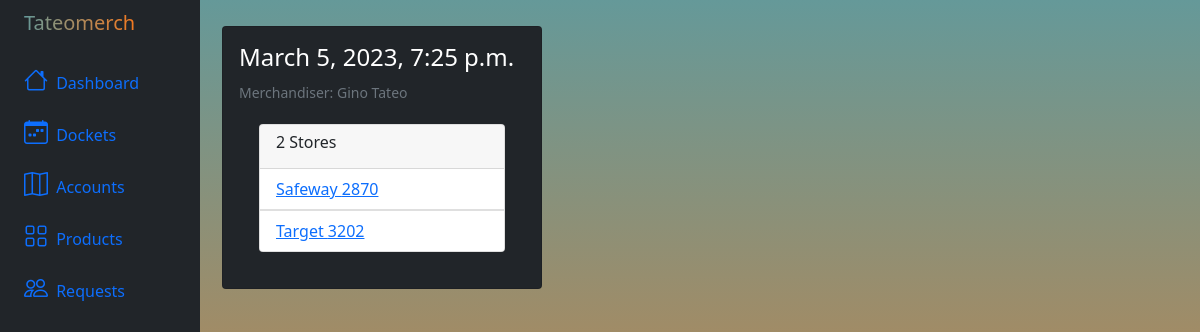
The page /merch/docket/108/ (signed in) on the database its author committed.
### merch/models.py (models this page shows, shortened)
class Docket(models.Model):
    user = models.ForeignKey(settings.AUTH_USER_MODEL, on_delete=models.CASCADE, related_name="docket_user")
    store_list = models.ManyToManyField(StoreListItem, related_name="docket_store")
    merch_list = models.ManyToManyField(Merch, related_name="docket_merch")
    planDate = models.DateField(blank=True, null=True)
    startDate = models.DateTimeField(auto_now_add=True)
    startBool = models.BooleanField(default=True)
    completeDate = models.DateTimeField(blank=True, null=True)
    completeBool = models.BooleanField(default=False)

class Merch(models.Model):
    user = models.ForeignKey(settings.AUTH_USER_MODEL, on_delete=models.CASCADE, related_name="user")
    store = models.ForeignKey(Store, on_delete=models.CASCADE, related_name="store")
    OOS = models.ManyToManyField(Item, blank=True, null=True, related_name='OOS')
    worked_cases = models.ManyToManyField(OrderItem, blank=True, null=True)
    startDate = models.DateTimeField(auto_now_add=True)
    startBool = models.BooleanField(default=True)
    completeDate = models.DateTimeField(blank=True, null=True)
    completeBool = models.BooleanField(default=False)
    upload = CloudinaryField('/image', blank=True, null=True)
    amount = models.IntegerField(blank=True, null=True)

### account/models.py (models this page shows, shortened)
class Account(AbstractBaseUser):
    email = models.EmailField(verbose_name="email", max_length=60, unique=True)
    username = models.CharField(max_length=30, unique=True)
    first_name = models.CharField(max_length=30, blank=True, null=True,)
    last_name = models.CharField(max_length=30, blank=True, null=True,)
    route_number = models.IntegerField(default=0, max_length=10, blank=True, null=True)
    region_number = models.IntegerField(default=0, max_length=10, blank=True, null=True)
    date_joined = models.DateTimeField(verbose_name="date joined", auto_now_add=True)
    last_login = models.DateTimeField(verbose_name="date joined", auto_now_add=True)
    is_admin = models.BooleanField(default=False)
    is_active = models.BooleanField(default=False)
    is_staff = models.BooleanField(default=False)
    is_superuser = models.BooleanField(default=False)
    profile_image = models.ImageField(max_length=255, upload_to=get_profile_image_filepath, null=True,
                                      default=get_default_profile_image)
    hide_email = models.BooleanField(default=True)
    title = models.CharField(choices=TITLE, blank=True, max_length=30, default='')
    objects = MyAccountManager()
    USERNAME_FIELD = 'email'
    REQUIRED_FIELDS = ['username']

### rsr/models.py (models this page shows, shortened)
class Store(models.Model):
    name = models.CharField(default="Safeway", choices=STORE, max_length=25)
    number = models.IntegerField(default="", max_length=100, blank=True, null=True)
    City = models.CharField(default="", max_length=25)
    RSRrt = models.IntegerField(default="", max_length=100)
    Area = models.CharField(default="", max_length=25)
    receiver_name = models.CharField(default="", max_length=25)
    receiver_open = models.TimeField(default=default_start_time)
    receiver_close = models.TimeField(default=default_start_time)
    receive_type = models.CharField(default="DEX", choices=RECEIVE_TYPE, max_length=25)
    weekly_average = models.IntegerField(default=0, max_length=100)
    Address = models.CharField(default="", max_length=50)
    BS_Location = models.CharField(default="", max_length=50)
    displays = models.ManyToManyField(Display, blank=True, null=True, related_name='Display')
    merchandiser = models.ForeignKey(Account, on_delete=models.CASCADE, blank=True, null=True)

### merch/views.py (the view)
# urls.py: path('docket/<int:user_id>/', views.docket, name='docket'),
@login_required(login_url='login')
def docket(request, user_id):
    my_dockets = Docket.objects.order_by('-startDate')[:25]
    template = loader.get_template('merch/docket.html')
    context = {
        'list': my_dockets,
    }
    return HttpResponse(template.render(context, request))

### merch/templates/merch/docket.html (shortened to what this page needs)
<!doctype html>
<html lang="en">
  <head>
    <link href="https://cdn.jsdelivr.net/npm/bootstrap@5.1.3/dist/css/bootstrap.min.css" rel="stylesheet">
  </head>
  <body class="grad">
  {% extends 'merch/dashboard_nav.html' %}
  {% block content %}
       <div style="display: flex; flex-direction: row; flex-wrap: wrap">
          {% for docket in list %}
            <div class="card bg-dark text-white" style="width: 40vh; margin: 10px">
              <div class="card-body">
                  <h4 class="card-title">{{ docket.startDate }}</h4>
                    <p class="card-text"><small class="text-muted">Merchandiser: {{ docket.user.first_name }} {{ docket.user.last_name }}</small></p>
                    {% if docket.store_list %}
                        <div class="card text-dark" style="width: auto; margin: 20px">
                            <div class="card-header">
                                <h6> {{ docket.merch_list.count }} Stores  </h6>
                            </div>
                            {% for store in docket.merch_list.all %}
                             <ul class="list-group list-group-flush">
                                 <li class="list-group-item"> <a href="/merch/{{ store.id }}" >{{ store.store.name }} {% if store.store.number %} {{ store.store.number }} {% endif %}</a> </li>
                             </ul>
                            {% empty %}
                                <li class="list-group-item">No stores</li>
                            {% endfor %}
                        </div>
                    {% endif %}
              </div>
          </div>
          {% empty %}
              <p class="card-text"><small class="text-muted">No dockets for {{ docket.user}}</small></p>
          {% endfor %}
       </div>
</body>
</html>
{% endblock content %}

### rows shown on the page
Docket: startDate "March 5, 2023, 7:25 p.m.", user.first_name "Gino", user.last_name "Tateo", merch_list.count "2"
Merch: store.name "Safeway", store.number "2870"
Merch: store.name "Target", store.number "3202"
